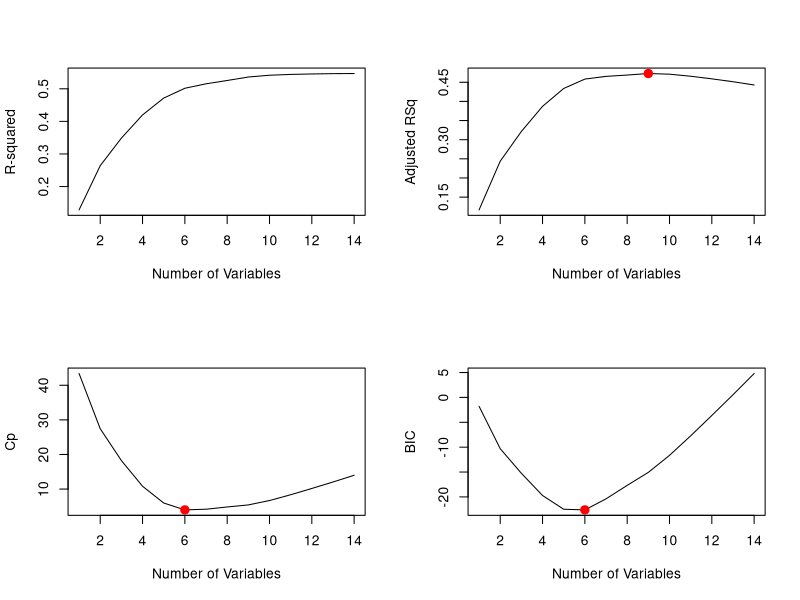
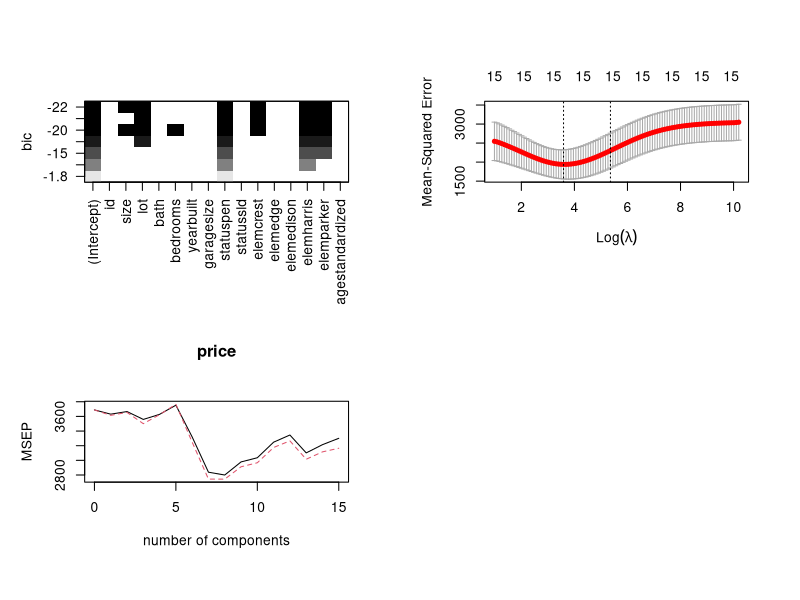

Here is the R script that generated these plots, in order:
## ---- chunk 1
knitr::opts_chunk$set(echo = TRUE, message = FALSE, warning = F, comment = NA)
## ---- chunk 2
library(readxl)
library(tidyverse)
library(leaps)
library(glmnet)
library(pls)
house <- read_excel("Housing.xlsx")
## ---- chunk 3
modelf <- lm(price ~ elem + status + size + bedrooms, house)
## ---- chunk 4
regfit.full <- regsubsets(price ~ ., data = house, nvmax = 14)
reg.summary <- summary(regfit.full)
par(mfrow=c(2,2))
plot(reg.summary$rsq,xlab="Number of Variables",ylab = "R-squared",type="l")
plot(reg.summary$adjr2,xlab="Number of Variables",ylab="Adjusted RSq",type="l")
points(9,reg.summary$adjr2[9], col="red",cex=2,pch=20)
plot(reg.summary$cp,xlab="Number of Variables",ylab="Cp",type='l')
points(6,reg.summary$cp[6],col="red",cex=2,pch=20)
plot(reg.summary$bic,xlab="Number of Variables",ylab="BIC",type='l')
points(6,reg.summary$bic[6],col="red",cex=2,pch=20)
## ---- chunk 5
which.max(reg.summary$rsq)
which.max(reg.summary$adjr2)
which.min(reg.summary$cp)
which.min(reg.summary$bic)
## ---- chunk 6
regfit.f <- regsubsets(price ~ ., data = house, nvmax = 6, method = "forward")
summary(regfit.f)
plot(regfit.f)
## ---- chunk 7
coef(regfit.f,6)
## ---- chunk 8
# Make the process able to be reproduced.
set.seed(1)

# Select the training and test data sets.
index <- sample(nrow(house), nrow(house) * .5, replace = F)
train <- house[index ,]
test <- house[-index ,]
## ---- chunk 9
# Run the regsubsets command to get the "best" model with each possible number of predictors (on the training data).  Note that we are not using stepwise selections here.
regfit.best <- regsubsets(price ~ ., data = train, nvmax = 14)

# This creates a model matrix for our regression model for the test data.  This is a useful format for many regression procedures.
test.mat <- model.matrix(price ~ ., data = test)
# Setup a vector to store the validation errors.  We'll store the validation errors for each of the 14 models from the previous steps.
val.errors <- rep(NA,14)
# This for loop takes the coefficients for each of the 14 models, uses them to predict the outcomes in the test data set, and then calculates the test MSE of those predictions.
for(i in 1:14){
  coefi=coef(regfit.best,id=i)
  pred=test.mat[,names(coefi)]%*%coefi
  val.errors[i] <- mean((test$price-pred)^2)
}

# List the validation errors.
val.errors
# List the model with the smallest validation error.
which.min(val.errors)
## ---- chunk 10
#  Get the coefficients of the model with the smallest validation error.
coef(regfit.best,which.min(val.errors))
MSE <- val.errors[which.min(val.errors)]
d <- print(paste("MSE: ",round(MSE, 4)))
## ---- chunk 11
set.seed(1)
x=model.matrix(price~.,house)[,-1]
y=house$price
# Ridge Regression
# Setup the lambda values that we'll test.  This is a very comprehensive list.
grid=10^seq(10,-2,length=100)
# This uses the GLMNET function to fit ridge regression.  By default this method standardizes each of the variables before fitting the model.
set.seed(1)
train=sample(1:nrow(x), nrow(x)/2)
test=(-train)
y.test=y[test]
ridge.mod=glmnet(x[train,],y[train],alpha=0,lambda=grid, thresh=1e-12)
## ---- chunk 12
cv.out=cv.glmnet(x[train,],y[train],alpha=0)
plot(cv.out)
bestlam=round(cv.out$lambda.min, 4)
## ---- chunk 13
# Using the best-lambda chosen from cross-validation, we'll fit the test data in our validation set approach
ridge.pred=predict(ridge.mod,s=bestlam,newx=x[test,])
# Using the best-lambda chosen from cross validation we will calculate the test MSE for the test data.
mean((ridge.pred-y.test)^2)
out=glmnet(x,y,alpha=0)
predict(out,type="coefficients",s=bestlam)[1:14,]
## ---- chunk 14
MSE <- mean((ridge.pred-y.test)^2)

e <- print(paste("MSE: ",round(MSE, 4)))
## ---- chunk 15
set.seed(2)
pcr.fit=pcr(price~., data=house,scale=TRUE,validation="CV")
validationplot(pcr.fit,val.type="MSEP")
which.min(RMSEP(pcr.fit)$val[1,,]) - 1
## ---- chunk 16
pcr.fit=pcr(y~x,scale=TRUE,ncomp=8)
summary(pcr.fit)
## ---- chunk 17
pcr.pred=predict(pcr.fit, x[test,],ncomp=8)
MSE <- mean((pcr.pred-y.test)^2)
f <- print(paste("MSE: ",round(MSE, 4)))
## ---- chunk 18
set.seed(1)
index <- sample(nrow(house), nrow(house) * .5, replace = F)
train <- house[index ,]
test <- house[-index ,]
ModLM <- lm(price ~ elem + status + size + bedrooms, data = train)
probabilities <- predict(ModLM, newdata = test)
MSE <- mean((probabilities - test$price)^2)

a <- print(paste("MSE: ",round(MSE, 4)))
## ---- chunk 19
set.seed(1)
regfit.best <- regsubsets(price ~ ., data = train, nvmax = 6, method = "forward")
test.mat <- model.matrix(price ~ ., data = test)
val.errors <- rep(NA,6)
# This for loop takes the coefficients for each of the 30 models, uses them to predict the outcomes in the test data set, and then calculates the test MSE of those predictions.
for(i in 1:6){
  coefi=coef(regfit.best,id=i)
  pred=test.mat[,names(coefi)]%*%coefi
  val.errors[i] <- mean((test$price-pred)^2)
}
MSE <- val.errors[which.min(val.errors)]
b <- print(paste("MSE: ",round(MSE, 4)))
